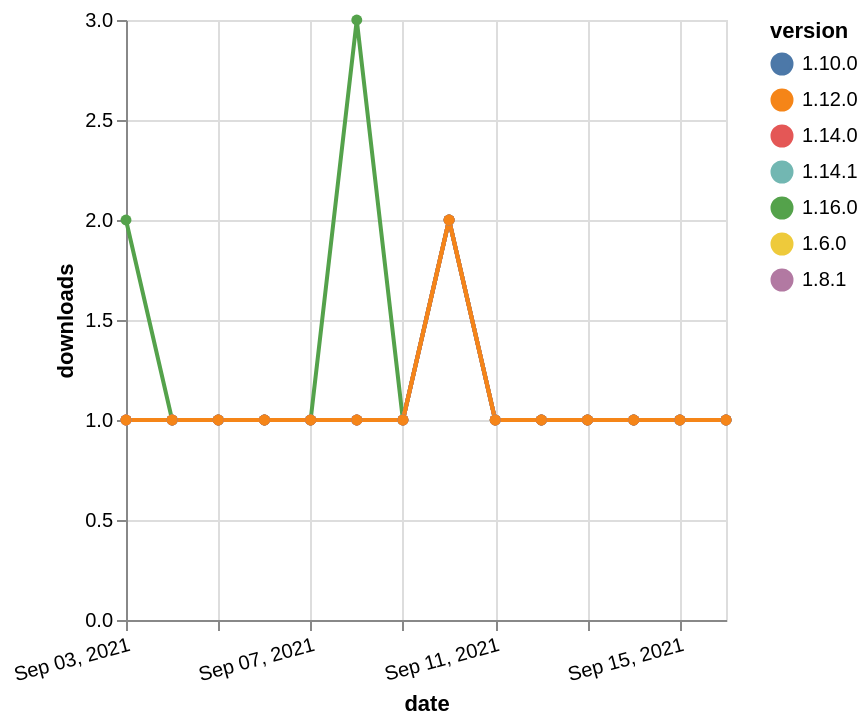

Here is the Vega-Lite specification saved for this chart:
### Vega-Lite specification from a JSON file in a GitHub repository (floating-point values rounded to 4 significant figures)
{"$schema": "https://vega.github.io/schema/vega-lite/v5.json", "description": "A simple bar chart with embedded data.", "data": {"values": [{"date": "2021-09-03", "total": 236, "delta": 1, "version": "1.6.0"}, {"date": "2021-09-04", "total": 237, "delta": 1, "version": "1.6.0"}, {"date": "2021-09-05", "total": 238, "delta": 1, "version": "1.6.0"}, {"date": "2021-09-06", "total": 239, "delta": 1, "version": "1.6.0"}, {"date": "2021-09-07", "total": 240, "delta": 1, "version": "1.6.0"}, {"date": "2021-09-08", "total": 241, "delta": 1, "version": "1.6.0"}, {"date": "2021-09-09", "total": 242, "delta": 1, "version": "1.6.0"}, {"date": "2021-09-10", "total": 244, "delta": 2, "version": "1.6.0"}, {"date": "2021-09-11", "total": 245, "delta": 1, "version": "1.6.0"}, {"date": "2021-09-12", "total": 246, "delta": 1, "version": "1.6.0"}, {"date": "2021-09-13", "total": 247, "delta": 1, "version": "1.6.0"}, {"date": "2021-09-14", "total": 248, "delta": 1, "version": "1.6.0"}, {"date": "2021-09-15", "total": 249, "delta": 1, "version": "1.6.0"}, {"date": "2021-09-16", "total": 250, "delta": 1, "version": "1.6.0"}, {"date": "2021-09-03", "total": 186, "delta": 1, "version": "1.10.0"}, {"date": "2021-09-04", "total": 187, "delta": 1, "version": "1.10.0"}, {"date": "2021-09-05", "total": 188, "delta": 1, "version": "1.10.0"}, {"date": "2021-09-06", "total": 189, "delta": 1, "version": "1.10.0"}, {"date": "2021-09-07", "total": 190, "delta": 1, "version": "1.10.0"}, {"date": "2021-09-08", "total": 191, "delta": 1, "version": "1.10.0"}, {"date": "2021-09-09", "total": 192, "delta": 1, "version": "1.10.0"}, {"date": "2021-09-10", "total": 194, "delta": 2, "version": "1.10.0"}, {"date": "2021-09-11", "total": 195, "delta": 1, "version": "1.10.0"}, {"date": "2021-09-12", "total": 196, "delta": 1, "version": "1.10.0"}, {"date": "2021-09-13", "total": 197, "delta": 1, "version": "1.10.0"}, {"date": "2021-09-14", "total": 198, "delta": 1, "version": "1.10.0"}, {"date": "2021-09-15", "total": 199, "delta": 1, "version": "1.10.0"}, {"date": "2021-09-16", "total": 200, "delta": 1, "version": "1.10.0"}, {"date": "2021-09-03", "total": 125, "delta": 2, "version": "1.16.0"}, {"date": "2021-09-04", "total": 126, "delta": 1, "version": "1.16.0"}, {"date": "2021-09-05", "total": 127, "delta": 1, "version": "1.16.0"}, {"date": "2021-09-06", "total": 128, "delta": 1, "version": "1.16.0"}, {"date": "2021-09-07", "total": 129, "delta": 1, "version": "1.16.0"}, {"date": "2021-09-08", "total": 132, "delta": 3, "version": "1.16.0"}, {"date": "2021-09-09", "total": 133, "delta": 1, "version": "1.16.0"}, {"date": "2021-09-10", "total": 135, "delta": 2, "version": "1.16.0"}, {"date": "2021-09-11", "total": 136, "delta": 1, "version": "1.16.0"}, {"date": "2021-09-12", "total": 137, "delta": 1, "version": "1.16.0"}, {"date": "2021-09-13", "total": 138, "delta": 1, "version": "1.16.0"}, {"date": "2021-09-14", "total": 139, "delta": 1, "version": "1.16.0"}, {"date": "2021-09-15", "total": 140, "delta": 1, "version": "1.16.0"}, {"date": "2021-09-16", "total": 141, "delta": 1, "version": "1.16.0"}, {"date": "2021-09-03", "total": 194, "delta": 1, "version": "1.8.1"}, {"date": "2021-09-04", "total": 195, "delta": 1, "version": "1.8.1"}, {"date": "2021-09-05", "total": 196, "delta": 1, "version": "1.8.1"}, {"date": "2021-09-06", "total": 197, "delta": 1, "version": "1.8.1"}, {"date": "2021-09-07", "total": 198, "delta": 1, "version": "1.8.1"}, {"date": "2021-09-08", "total": 199, "delta": 1, "version": "1.8.1"}, {"date": "2021-09-09", "total": 200, "delta": 1, "version": "1.8.1"}, {"date": "2021-09-10", "total": 202, "delta": 2, "version": "1.8.1"}, {"date": "2021-09-11", "total": 203, "delta": 1, "version": "1.8.1"}, {"date": "2021-09-12", "total": 204, "delta": 1, "version": "1.8.1"}, {"date": "2021-09-13", "total": 205, "delta": 1, "version": "1.8.1"}, {"date": "2021-09-14", "total": 206, "delta": 1, "version": "1.8.1"}, {"date": "2021-09-15", "total": 207, "delta": 1, "version": "1.8.1"}, {"date": "2021-09-16", "total": 208, "delta": 1, "version": "1.8.1"}, {"date": "2021-09-03", "total": 131, "delta": 1, "version": "1.14.1"}, {"date": "2021-09-04", "total": 132, "delta": 1, "version": "1.14.1"}, {"date": "2021-09-05", "total": 133, "delta": 1, "version": "1.14.1"}, {"date": "2021-09-06", "total": 134, "delta": 1, "version": "1.14.1"}, {"date": "2021-09-07", "total": 135, "delta": 1, "version": "1.14.1"}, {"date": "2021-09-08", "total": 136, "delta": 1, "version": "1.14.1"}, {"date": "2021-09-09", "total": 137, "delta": 1, "version": "1.14.1"}, {"date": "2021-09-10", "total": 139, "delta": 2, "version": "1.14.1"}, {"date": "2021-09-11", "total": 140, "delta": 1, "version": "1.14.1"}, {"date": "2021-09-12", "total": 141, "delta": 1, "version": "1.14.1"}, {"date": "2021-09-13", "total": 142, "delta": 1, "version": "1.14.1"}, {"date": "2021-09-14", "total": 143, "delta": 1, "version": "1.14.1"}, {"date": "2021-09-15", "total": 144, "delta": 1, "version": "1.14.1"}, {"date": "2021-09-16", "total": 145, "delta": 1, "version": "1.14.1"}, {"date": "2021-09-03", "total": 150, "delta": 1, "version": "1.14.0"}, {"date": "2021-09-04", "total": 151, "delta": 1, "version": "1.14.0"}, {"date": "2021-09-05", "total": 152, "delta": 1, "version": "1.14.0"}, {"date": "2021-09-06", "total": 153, "delta": 1, "version": "1.14.0"}, {"date": "2021-09-07", "total": 154, "delta": 1, "version": "1.14.0"}, {"date": "2021-09-08", "total": 155, "delta": 1, "version": "1.14.0"}, {"date": "2021-09-09", "total": 156, "delta": 1, "version": "1.14.0"}, {"date": "2021-09-10", "total": 158, "delta": 2, "version": "1.14.0"}, {"date": "2021-09-11", "total": 159, "delta": 1, "version": "1.14.0"}, {"date": "2021-09-12", "total": 160, "delta": 1, "version": "1.14.0"}, {"date": "2021-09-13", "total": 161, "delta": 1, "version": "1.14.0"}, {"date": "2021-09-14", "total": 162, "delta": 1, "version": "1.14.0"}, {"date": "2021-09-15", "total": 163, "delta": 1, "version": "1.14.0"}, {"date": "2021-09-16", "total": 164, "delta": 1, "version": "1.14.0"}, {"date": "2021-09-03", "total": 165, "delta": 1, "version": "1.12.0"}, {"date": "2021-09-04", "total": 166, "delta": 1, "version": "1.12.0"}, {"date": "2021-09-05", "total": 167, "delta": 1, "version": "1.12.0"}, {"date": "2021-09-06", "total": 168, "delta": 1, "version": "1.12.0"}, {"date": "2021-09-07", "total": 169, "delta": 1, "version": "1.12.0"}, {"date": "2021-09-08", "total": 170, "delta": 1, "version": "1.12.0"}, {"date": "2021-09-09", "total": 171, "delta": 1, "version": "1.12.0"}, {"date": "2021-09-10", "total": 173, "delta": 2, "version": "1.12.0"}, {"date": "2021-09-11", "total": 174, "delta": 1, "version": "1.12.0"}, {"date": "2021-09-12", "total": 175, "delta": 1, "version": "1.12.0"}, {"date": "2021-09-13", "total": 176, "delta": 1, "version": "1.12.0"}, {"date": "2021-09-14", "total": 177, "delta": 1, "version": "1.12.0"}, {"date": "2021-09-15", "total": 178, "delta": 1, "version": "1.12.0"}, {"date": "2021-09-16", "total": 179, "delta": 1, "version": "1.12.0"}]}, "width": "container", "mark": {"type": "line", "point": {"filled": true}}, "encoding": {"x": {"field": "date", "type": "temporal", "timeUnit": "yearmonthdate", "title": "date", "axis": {"labelAngle": -15}}, "y": {"field": "delta", "type": "quantitative", "title": "downloads"}, "color": {"field": "version", "type": "nominal"}, "tooltip": {"field": "delta"}}}
